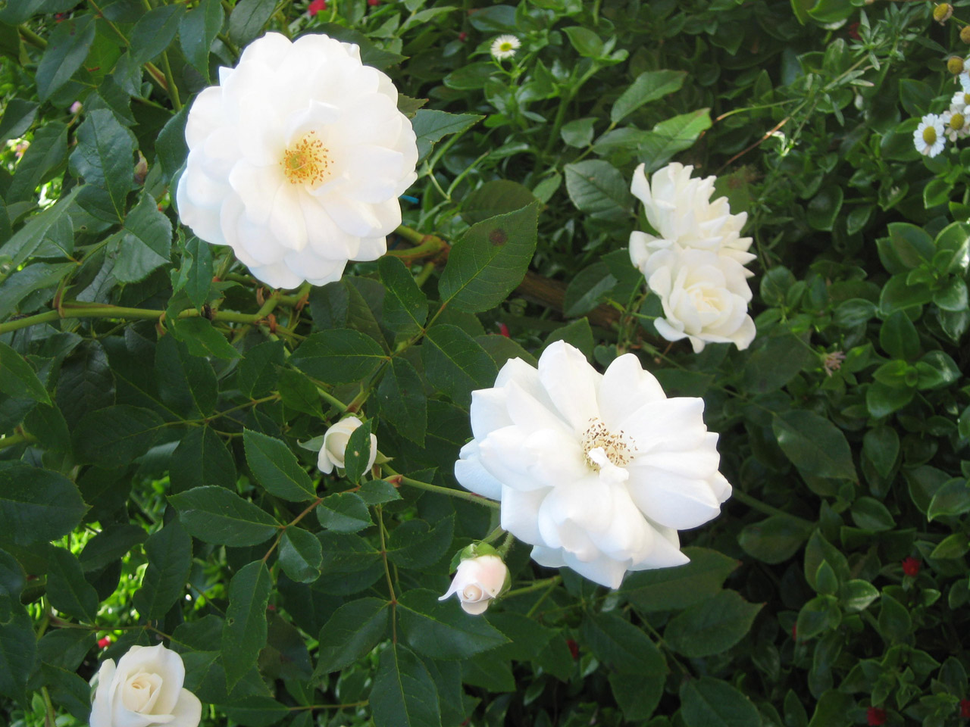
#> input picture week_11_image_processing/point_operators/flower.PNG, 970 x 727 px, shrunk from 1280 x 960 before the run
$ jupyter execute --allow-errors Simple_Point_Operators.ipynb   (shell and % lines are left out)
#> lines starting #> are read from the running program, lines starting #| are printed output that depends on the picture
# __Point Operators__

# __Learning Objectives:__

After completing this reading material, you will be able to:

1. Define Image Processing
2. Understand Image Manipulation
3. Understand Point Operators
4. Understand the Histogram of Image

## __Image Processing__

__Introduction__

Image processing is a method of performing certain image operations to obtain an enhanced image or extract some useful information from it. It is a form of signal processing in which input is an image, and output may be image or features/functions associated with that image.

In general, Image processing may include
: Importing the image via image acquisition tools; Analyzing and manipulating the image; Output in which results are altered based on image analysis, etc.

__In this section, we will cover analyzing and manipulating the image.__

# __Image Processing operator:__

A general image processing operator is a function that takes one or more input images and produces an output image.
The image transformation can be seen as:
* Point operators (pixel transforms)
* Neighbourhood (area-based) operators/ filters

__Point Operators__

The Point operators are a simple image manipulation method in image processing in which output pixel value depends only on the corresponding input value.

It Includes:
1. Brightness and contrast adjustment.
2. Color correction and color transformation.

__Brightness and contrast adjustment__

<image>
<center>
<!--  -->

<Figcaption>Figure 1: Brightness and Contrast adjustment using Point Operator</Figcaption>
</center>
</image>

Recall the chapter `Image as a Matrix.`

- Input Image: $f(x,y)$

- Output Image: $g(x,y)$

where $x$ and $y$ are horizontal and vertical co-ordinates pointing to a pixel of an image.

The value of function $f(x,y)$ gives the characteristic of the point on an image

You can represent Images as a function too.

- Input Image: $f(k)$

- Output Image: $g(k)$

Where $K = (x,y)$ you can change value of x and y because they are horizontal and vertical co-ordinates that gives pixel intensity value.

The brightness and Contrast adjustment using point operator can be represented as:

$g(k) = a~.f(k) + b$

where,

* $a$ is gain and $a>0$ and controls contrast,

* $b$ is bias and controls brightness

_You can think of f(k) as the source image pixels and g(k) as the output image pixels. Then, more conveniently we can write the expression as_

$g(x,y)= a⋅f(x,y)+b$

where `x` and `y` indicates that the pixel is located in the `x-th row and yth column.`

* To selectively darken
the sky or when modeling vignetting in an optical system you can spatially change $a ~ and ~b $

<image>
<center>
<!--  -->

<Figcaption>Figure 2: Working/Math of Point Operators</Figcaption>
</center>
</image>

The value of $a~ and~ b$ is [broadcasted](https://numpy.org/doc/stable/user/basics.broadcasting.html)  and the point operation is applied as shown in the figure.

* If $b > 0$ Brightness  increases else Brightness decreases.

* If $a > 1$ contrast is increased.
* If $a < 1$ contrast is reduced
* If $a$ is negative dark area becomes light and light area becomes dark.

__Example:__
$g(x,y)= a⋅f(x,y)+b$

[cell 1]
import cv2
import numpy as np
import matplotlib.pyplot as plt

__Example__

[cell 2]
# Read image given
image = cv2.imread('flower.PNG',0)
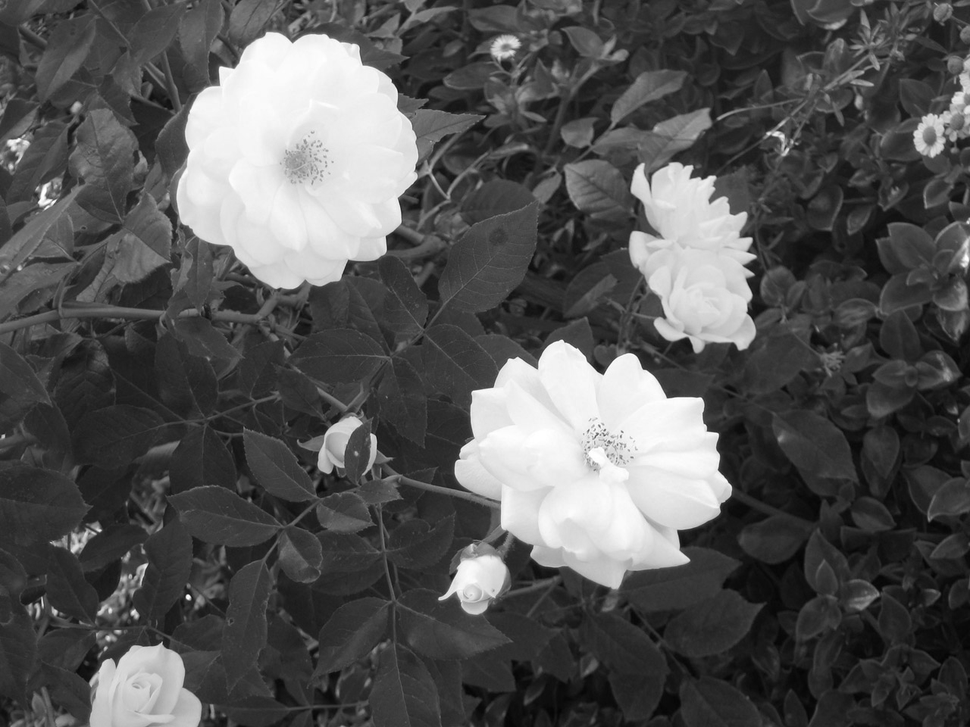
#> image: shape (727, 970); min 4, max 255, mean 84.4

We will apply some operation on this Image and store the result.

* Initial pixel values equal to zero
* Same size and type as the original image

[cell 3]
new_image = np.zeros(image.shape, image.dtype)

_In this section first we will use an arbitrary value of $a ~and~ b$._

_Use $ a=2.5 ~ and ~ b=5$_

[cell 4]
a = 2.5 # contrast control
b = 5 #  brightness control

[cell 5]
new_image

Do the operation $g(x,y) = a * f(x,y) + b$

The simplest way to access the pixels  is to use 'for' loops.

[cell 6]
image.shape
#> Out = (727, 970)

[cell 7]
plt.imshow(image,cmap='gray')

[cell 8]
for y in range(image.shape[0]):
    for x in range(image.shape[1]):
        new_image[y,x] = np.clip(a*image[y,x] + b, 0, 255)
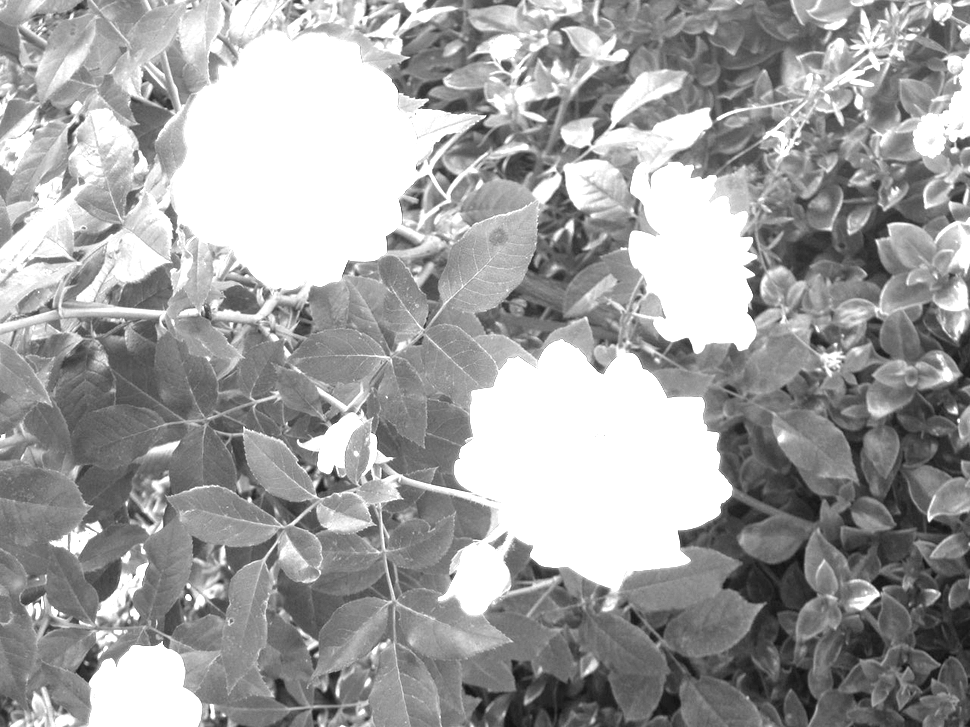
#> new_image: shape (727, 970); min 15, max 255, mean 160.9

[cell 9]
new_image[0:5,0:5]
#> Out = [[225, 217, 187, 187, 185], [255, 245, 202, 180, 160], [255, 255, 227, 185, 150], [240, 227, 215, 180, 150], [205, 185, 180, 170, 167]]

Display New Image.

[cell 10]
plt.imshow(new_image,cmap='gray')

OpenCV provides an alternative and optimzed solution to the for loops to perform the action

```
new_image = cv.convertScaleAbs(image, alpha=alpha, beta=beta)
```

Let's use the Alternative technique using different values of `a and b.`

[cell 11]
#@title Plot Two Image
def plot_two_images(image, new_image,title1, title2):
    """
    Plot two Images

    Parameters
    ----------
    image:  Image or numpy.ndarray
        First Image to be plotted.
    new_image: a number or float or int
        Second Image to be plotted.
    title1: text or string
        Title for First Image
    title2: text or string
        Title for second Image
    """
#> called with title1 = 'Initially', title2 = 'After Point Operator a = 2.5, b = 5'
    f, axes = plt.subplots(1, 2 , figsize=(10,8))
    axes[0].imshow(image,cmap='gray')
    axes[1].imshow(new_image,cmap='gray')
    plt.setp(axes[0], xlabel=title1)
    plt.setp(axes[1], xlabel=title2)
    f.tight_layout()
    plt.savefig('Image point operator.PNG')
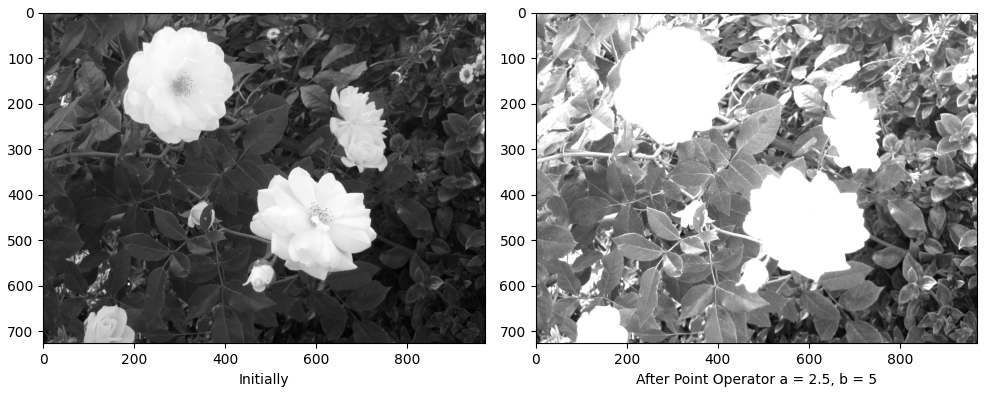
#> figure drawn by matplotlib, 2 panels
    plt.show()

[cell 12]
new_image = cv2.convertScaleAbs(image, alpha=a, beta=b)

[cell 13]
plot_two_images(image,new_image,title1='Initially', title2='After Point Operator a = 2.5, b = 5')

[cell 14]
new_image_2 = cv2.convertScaleAbs(image, alpha=3, beta=10)
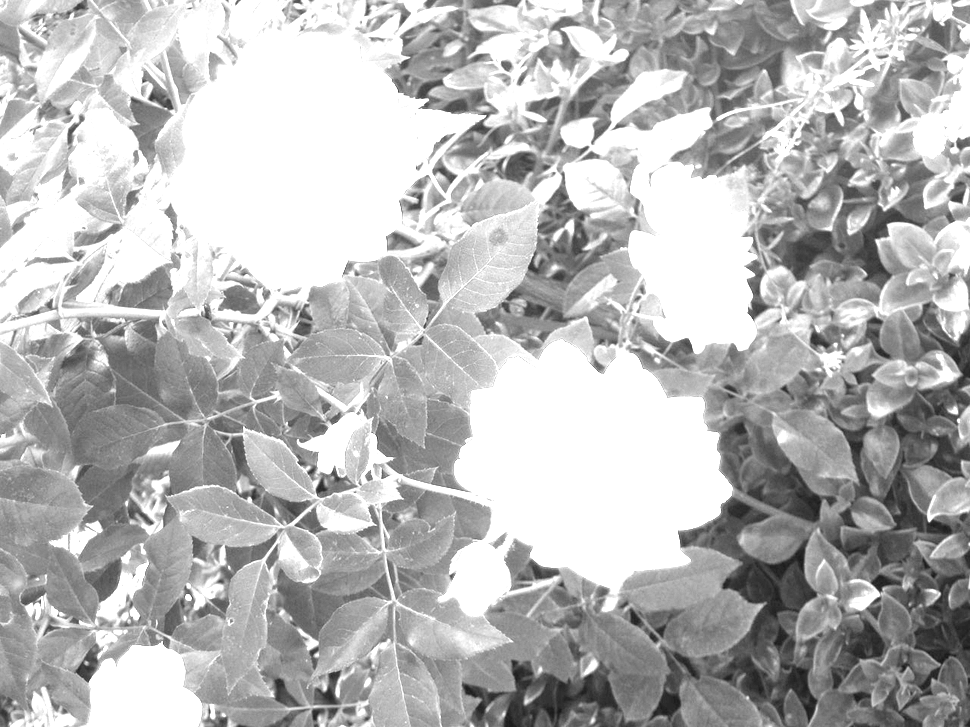
#> new_image_2: shape (727, 970); min 22, max 255, mean 183.7

#> (a cell that did not finish here is left out)

# __Point Operators in  RGB image.__

We can apply the point operators the same way we did it on a gray scale image. The only difference is on how we access the pixels.

Recall from previous chapters that there are 3 channels in an RGB image. So, we need to select individual pixels, from a 3D tensor. In terms of simple, and using for loops we can access all the pixels in the following manner:

```
iterate along the width:
    iterate along the height:
        iterate along the channels:
            point_operation in a pixel
```

[cell 16]
color_image_original = cv2.imread('flower.PNG',1)
#> color_image_original is the input picture: shape (727, 970, 3); mean B, G, R 66.7, 92.9, 76.2
